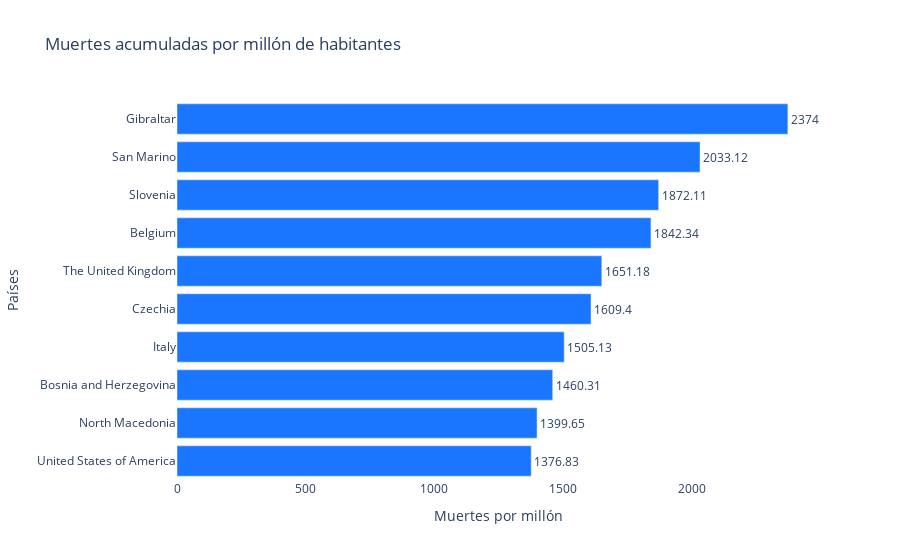

The notebook cell saved with this chart:
### Code cell
# Contenga un diagrama de barras horizontal de las muertes por millón de personas.

def fig_muertes_m():
    
    # Cargamos los datos.
    df = datos
     # Ordenamos los datos de mayor a menor.
    df = df.sort_values(by = "Deaths - cumulative total per 1 million population", inplace = False, ascending = False) 
    # Definimos y retornamos la figura.
    fig = go.Figure(go.Bar(
                            x=df["Deaths - cumulative total per 1 million population"],
                            y=df["Name"],
                            text=df["Deaths - cumulative total per 1 million population"],
                            textposition='outside',                                # Posición de la etiqueta de datos. En este caso a la derecha.
                            texttemplate='%{text}',                                # Formato de texto.
                            marker_color='rgb(26, 118, 255)',                      # Color de las barras.
                            orientation='h'                                        # Orientación de las barras. En este caso horizontal.
                          )
                   )
    
                    
    fig.update_layout(
                        barmode='stack',                                           # Tipo de barras. En este caso apiliadas.
                        yaxis_title="Países",
                        xaxis_title="Muertes por millón",
                        title= "Muertes acumuladas por millón de habitantes",
                        xaxis=dict(showgrid=False),                                # Ocultamos la cuadrícula de eje x.
                        yaxis=dict(showgrid=False),                                # Ocultamos la cuadrícula de eje y.
                        plot_bgcolor='white',                                      # Modificamos el color del fondo del gráfico.
                        showlegend=False,                                          # Ocultamos la leyenda.
                        yaxis_range=[9.5, -.5]                                     # Mostramos los 10 primeros datos.
                     )

    
    return fig    
    
    
    
fig_muertes_m()

### Figure 1 — Plotly figure (JSON) as saved in the notebook; plotly's stock layout.template omitted (floating-point values rounded to 4 significant figures; data arrays with more than 128 entries replaced by an {"elided": "..."} marker saying what was removed)
{"data": [{"marker": {"color": "rgb(26, 118, 255)"}, "orientation": "h", "text": {"elided": "237 float values"}, "textposition": "outside", "texttemplate": "%{text}", "type": "bar", "x": {"elided": "237 float values"}, "y": {"elided": "237 str values"}}], "layout": {"barmode": "stack", "plot_bgcolor": "white", "showlegend": false, "title": {"text": "Muertes acumuladas por millón de habitantes"}, "xaxis": {"showgrid": false, "title": {"text": "Muertes por millón"}}, "yaxis": {"range": [9.5, -0.5], "showgrid": false, "title": {"text": "Países"}}}}
